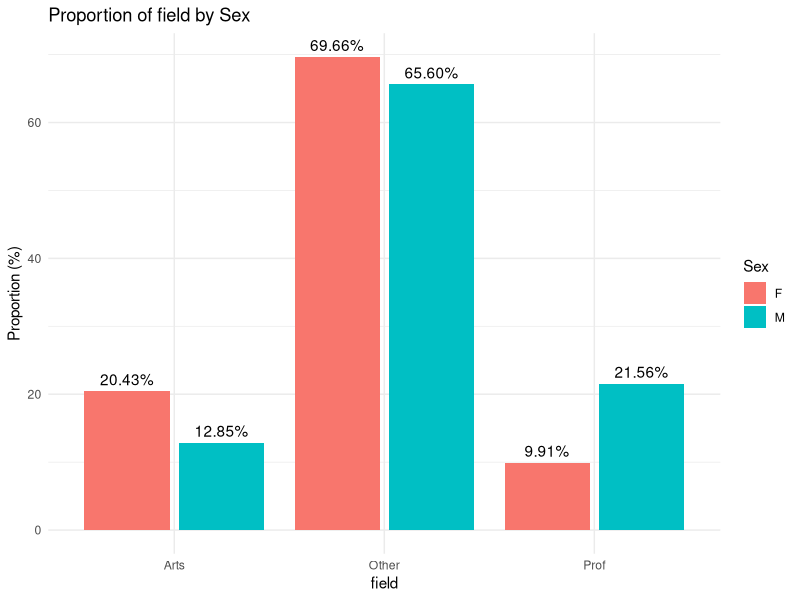
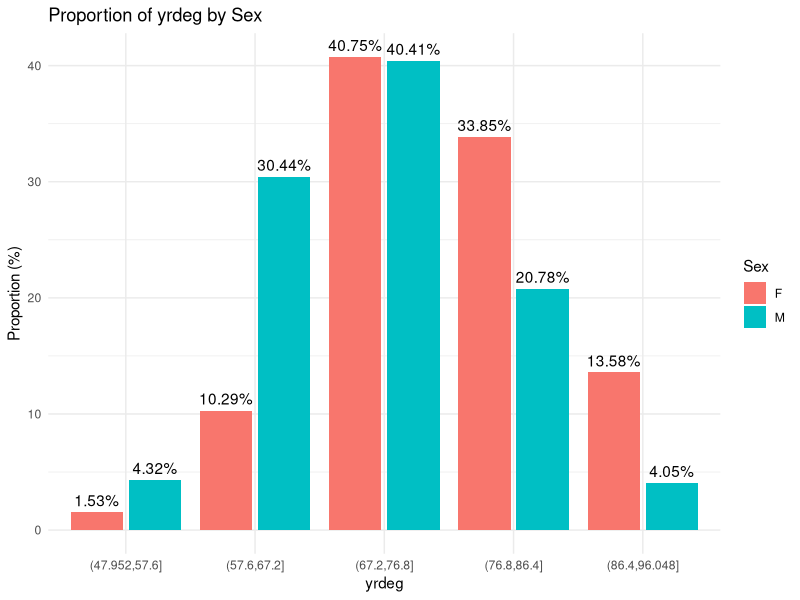
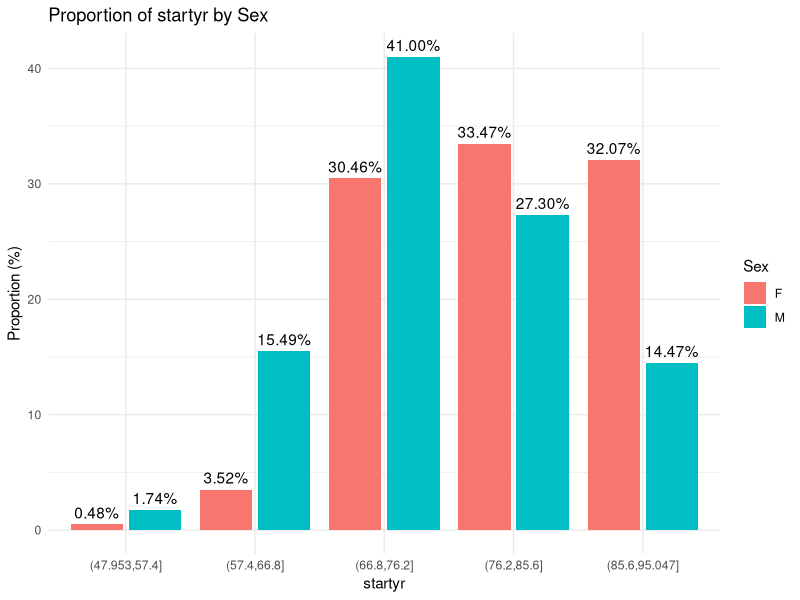
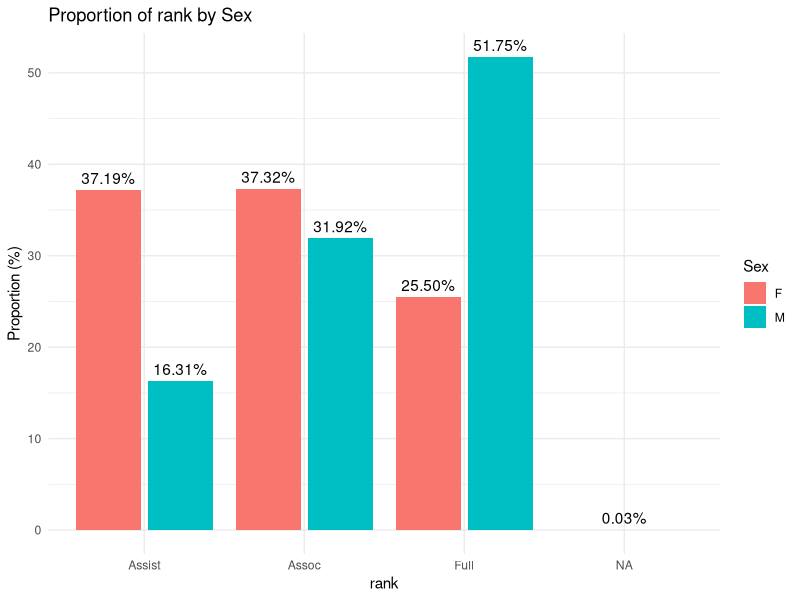
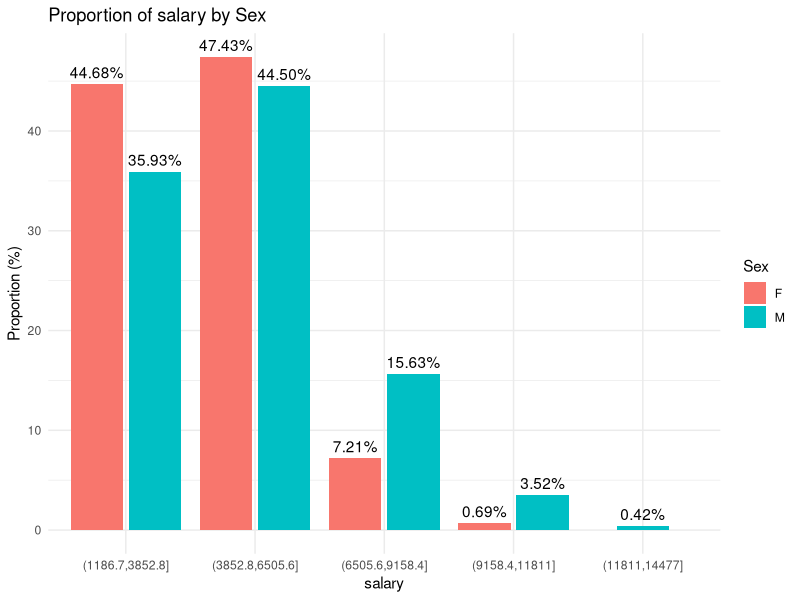

Reproduce these figures in R, in order. (Note: this script raises an error after producing the figures.)
## ---- chunk 1
df <- read.csv("../salary_csv.txt", header=TRUE, stringsAsFactors=FALSE)
head(df)
## ---- chunk 2
library(ggplot2)
library(dplyr)

# Count total number of M and F in the dataset
total_sex <- df %>% count(sex)

for (stat in c("field", "yrdeg", "startyr", "rank", "salary")) {
  if (stat %in% c("yrdeg", "startyr", "salary")) {

    df <- df %>%
      mutate(binned = cut(!!sym(stat), breaks = 5, dig.lab = 5))
    df %>%
      count(binned, sex) %>%
      left_join(total_sex, by = "sex", suffix = c("", "_total")) %>%
      mutate(prop = n / n_total * 100) %>%
      ggplot(aes(x = binned, y = prop, fill = sex)) +
      geom_bar(stat = "identity", position = position_dodge2(preserve = "single")) +
      geom_text(aes(label = sprintf("%.2f%%", prop)), position = position_dodge2(width = 0.9, preserve = "single"), vjust = -0.5) +
      labs(x = stat, y = "Proportion (%)", fill = "Sex") +
      theme_minimal() +
      ggtitle(paste("Proportion of", stat, "by Sex")) -> p
    print(p)
  } else {

    df %>%
      count(!!sym(stat), sex) %>%
      left_join(total_sex, by = "sex", suffix = c("", "_total")) %>%
      mutate(prop = n / n_total * 100) %>%
      ggplot(aes(x = !!sym(stat), y = prop, fill = sex)) +
      geom_bar(stat = "identity", position = position_dodge2(preserve = "single")) +
      geom_text(aes(label = sprintf("%.2f%%", prop)), position = position_dodge2(width = 0.9, preserve = "single"), vjust = -0.5) +
      labs(x = stat, y = "Proportion (%)", fill = "Sex") +
      theme_minimal() +
      ggtitle(paste("Proportion of", stat, "by Sex")) -> p
    print(p)
  }
}
## ---- chunk 3
salary_male <- data_cleaned %>% filter(sex == "M" & year == 95) %>% pull(salary)
salary_female <- data_cleaned %>% filter(sex == "F"& year == 95) %>% pull(salary)
 
hist(salary_male, 
     main="Salary Distribution (1995) - Male", 
     xlab="Salary", 
     col="blue", 
     border="black")
 
hist(salary_female, 
     main="Salary Distribution (1995) - Female", 
     xlab="Salary", 
     col="red", 
     border="black")
